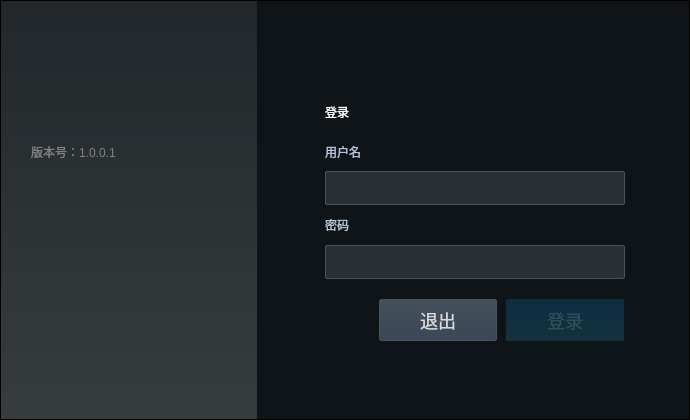
<?xml version="1.0" encoding="UTF-8"?>
<ui version="4.0">
 <class>CArmLoginWidget</class>
 <widget class="QFrame" name="CArmLoginWidget">
  <property name="geometry">
   <rect>
    <x>0</x>
    <y>0</y>
    <width>690</width>
    <height>420</height>
   </rect>
  </property>
  <property name="minimumSize">
   <size>
    <width>690</width>
    <height>420</height>
   </size>
  </property>
  <property name="maximumSize">
   <size>
    <width>690</width>
    <height>420</height>
   </size>
  </property>
  <property name="windowTitle">
   <string>Frame</string>
  </property>
  <property name="styleSheet">
   <string notr="true">QFrame
{
background-color: qlineargradient(spread:pad, x1:0, y1:0, x2:0, y2:1, stop:0 #21272A, stop:1 #373C3F);
}
</string>
  </property>
  <property name="frameShape">
   <enum>QFrame::StyledPanel</enum>
  </property>
  <property name="frameShadow">
   <enum>QFrame::Raised</enum>
  </property>
  <layout class="QHBoxLayout" name="horizontalLayout">
   <property name="spacing">
    <number>0</number>
   </property>
   <property name="leftMargin">
    <number>0</number>
   </property>
   <property name="topMargin">
    <number>0</number>
   </property>
   <property name="rightMargin">
    <number>0</number>
   </property>
   <property name="bottomMargin">
    <number>0</number>
   </property>
   <item>
    <widget class="QWidget" name="leftWidget" native="true">
     <property name="minimumSize">
      <size>
       <width>256</width>
       <height>420</height>
      </size>
     </property>
     <property name="maximumSize">
      <size>
       <width>256</width>
       <height>420</height>
      </size>
     </property>
     <property name="styleSheet">
      <string notr="true"/>
     </property>
     <layout class="QVBoxLayout" name="verticalLayout">
      <property name="spacing">
       <number>0</number>
      </property>
      <property name="leftMargin">
       <number>0</number>
      </property>
      <property name="topMargin">
       <number>0</number>
      </property>
      <property name="rightMargin">
       <number>0</number>
      </property>
      <property name="bottomMargin">
       <number>0</number>
      </property>
      <item>
       <spacer name="verticalSpacer">
        <property name="orientation">
         <enum>Qt::Vertical</enum>
        </property>
        <property name="sizeType">
         <enum>QSizePolicy::Fixed</enum>
        </property>
        <property name="sizeHint" stdset="0">
         <size>
          <width>20</width>
          <height>28</height>
         </size>
        </property>
       </spacer>
      </item>
      <item>
       <widget class="QWidget" name="horizontalWidget" native="true">
        <property name="minimumSize">
         <size>
          <width>0</width>
          <height>17</height>
         </size>
        </property>
        <property name="maximumSize">
         <size>
          <width>16777215</width>
          <height>17</height>
         </size>
        </property>
        <layout class="QHBoxLayout" name="horizontalLayout_2">
         <property name="spacing">
          <number>0</number>
         </property>
         <property name="leftMargin">
          <number>0</number>
         </property>
         <property name="topMargin">
          <number>0</number>
         </property>
         <property name="rightMargin">
          <number>0</number>
         </property>
         <property name="bottomMargin">
          <number>0</number>
         </property>
         <item>
          <spacer name="horizontalSpacer_2">
           <property name="orientation">
            <enum>Qt::Horizontal</enum>
           </property>
           <property name="sizeType">
            <enum>QSizePolicy::Fixed</enum>
           </property>
           <property name="sizeHint" stdset="0">
            <size>
             <width>30</width>
             <height>20</height>
            </size>
           </property>
          </spacer>
         </item>
         <item>
          <widget class="QLabel" name="uegLabel">
           <property name="minimumSize">
            <size>
             <width>54</width>
             <height>17</height>
            </size>
           </property>
           <property name="maximumSize">
            <size>
             <width>54</width>
             <height>17</height>
            </size>
           </property>
           <property name="styleSheet">
            <string notr="true">QLabel
{
background-image: url(:/CArmWorkStation/ImageSource/Login/Logo.png);
background-position:center left;
background-repeat: no-repeat;
background-color: transparent;
}</string>
           </property>
           <property name="text">
            <string/>
           </property>
           <property name="alignment">
            <set>Qt::AlignLeading|Qt::AlignLeft|Qt::AlignVCenter</set>
           </property>
           <property name="indent">
            <number>-1</number>
           </property>
          </widget>
         </item>
         <item>
          <spacer name="horizontalSpacer">
           <property name="orientation">
            <enum>Qt::Horizontal</enum>
           </property>
           <property name="sizeHint" stdset="0">
            <size>
             <width>40</width>
             <height>20</height>
            </size>
           </property>
          </spacer>
         </item>
        </layout>
       </widget>
      </item>
      <item>
       <spacer name="verticalSpacer_2">
        <property name="orientation">
         <enum>Qt::Vertical</enum>
        </property>
        <property name="sizeType">
         <enum>QSizePolicy::Fixed</enum>
        </property>
        <property name="sizeHint" stdset="0">
         <size>
          <width>20</width>
          <height>13</height>
         </size>
        </property>
       </spacer>
      </item>
      <item>
       <layout class="QHBoxLayout" name="horizontalLayout_3">
        <property name="spacing">
         <number>0</number>
        </property>
        <item>
         <spacer name="horizontalSpacer_3">
          <property name="orientation">
           <enum>Qt::Horizontal</enum>
          </property>
          <property name="sizeType">
           <enum>QSizePolicy::Fixed</enum>
          </property>
          <property name="sizeHint" stdset="0">
           <size>
            <width>30</width>
            <height>20</height>
           </size>
          </property>
         </spacer>
        </item>
        <item>
         <widget class="QLabel" name="uegLabel_3">
          <property name="minimumSize">
           <size>
            <width>182</width>
            <height>17</height>
           </size>
          </property>
          <property name="maximumSize">
           <size>
            <width>182</width>
            <height>58</height>
           </size>
          </property>
          <property name="sizeIncrement">
           <size>
            <width>182</width>
            <height>58</height>
           </size>
          </property>
          <property name="styleSheet">
           <string notr="true">QLabel
{
background-image: url(:/CArmWorkStation/ImageSource/Login/C-Arm .png);
background-position:center left;
background-repeat: no-repeat;
background-color: transparent;
}</string>
          </property>
          <property name="text">
           <string/>
          </property>
          <property name="alignment">
           <set>Qt::AlignLeading|Qt::AlignLeft|Qt::AlignVCenter</set>
          </property>
          <property name="indent">
           <number>-1</number>
          </property>
         </widget>
        </item>
        <item>
         <spacer name="horizontalSpacer_4">
          <property name="orientation">
           <enum>Qt::Horizontal</enum>
          </property>
          <property name="sizeHint" stdset="0">
           <size>
            <width>40</width>
            <height>20</height>
           </size>
          </property>
         </spacer>
        </item>
       </layout>
      </item>
      <item>
       <widget class="QWidget" name="horizontalWidget_2" native="true">
        <property name="minimumSize">
         <size>
          <width>0</width>
          <height>17</height>
         </size>
        </property>
        <property name="maximumSize">
         <size>
          <width>16777215</width>
          <height>58</height>
         </size>
        </property>
        <layout class="QHBoxLayout" name="horizontalLayout_4">
         <property name="spacing">
          <number>0</number>
         </property>
         <property name="leftMargin">
          <number>0</number>
         </property>
         <property name="topMargin">
          <number>0</number>
         </property>
         <property name="rightMargin">
          <number>0</number>
         </property>
         <property name="bottomMargin">
          <number>0</number>
         </property>
         <item>
          <spacer name="horizontalSpacer_5">
           <property name="orientation">
            <enum>Qt::Horizontal</enum>
           </property>
           <property name="sizeType">
            <enum>QSizePolicy::Fixed</enum>
           </property>
           <property name="sizeHint" stdset="0">
            <size>
             <width>30</width>
             <height>20</height>
            </size>
           </property>
          </spacer>
         </item>
         <item>
          <spacer name="horizontalSpacer_6">
           <property name="orientation">
            <enum>Qt::Horizontal</enum>
           </property>
           <property name="sizeHint" stdset="0">
            <size>
             <width>40</width>
             <height>20</height>
            </size>
           </property>
          </spacer>
         </item>
        </layout>
       </widget>
      </item>
      <item>
       <widget class="QWidget" name="horizontalWidget_3" native="true">
        <property name="minimumSize">
         <size>
          <width>0</width>
          <height>17</height>
         </size>
        </property>
        <property name="maximumSize">
         <size>
          <width>16777215</width>
          <height>58</height>
         </size>
        </property>
        <layout class="QHBoxLayout" name="horizontalLayout_5">
         <property name="spacing">
          <number>0</number>
         </property>
         <property name="leftMargin">
          <number>0</number>
         </property>
         <property name="topMargin">
          <number>0</number>
         </property>
         <property name="rightMargin">
          <number>0</number>
         </property>
         <property name="bottomMargin">
          <number>0</number>
         </property>
         <item>
          <spacer name="horizontalSpacer_7">
           <property name="orientation">
            <enum>Qt::Horizontal</enum>
           </property>
           <property name="sizeType">
            <enum>QSizePolicy::Fixed</enum>
           </property>
           <property name="sizeHint" stdset="0">
            <size>
             <width>30</width>
             <height>20</height>
            </size>
           </property>
          </spacer>
         </item>
         <item>
          <widget class="QLabel" name="label_5">
           <property name="styleSheet">
            <string notr="true">QLabel
{
background-color: transparent;
font: 14px &quot;Microsoft YaHei&quot;;
color:rgba(255,255,255,0.4);
border:0px;
}</string>
           </property>
           <property name="text">
            <string>版本号：1.0.0.1</string>
           </property>
          </widget>
         </item>
         <item>
          <spacer name="horizontalSpacer_8">
           <property name="orientation">
            <enum>Qt::Horizontal</enum>
           </property>
           <property name="sizeHint" stdset="0">
            <size>
             <width>40</width>
             <height>20</height>
            </size>
           </property>
          </spacer>
         </item>
        </layout>
       </widget>
      </item>
      <item>
       <widget class="QLabel" name="label_4">
        <property name="minimumSize">
         <size>
          <width>256</width>
          <height>251</height>
         </size>
        </property>
        <property name="maximumSize">
         <size>
          <width>256</width>
          <height>251</height>
         </size>
        </property>
        <property name="styleSheet">
         <string notr="true">QLabel
{
background-image: url(:/CArmWorkStation/ImageSource/Login/machine.png);
background-position:center left;
background-repeat: no-repeat;
background-color: transparent;
}
</string>
        </property>
        <property name="text">
         <string/>
        </property>
       </widget>
      </item>
     </layout>
    </widget>
   </item>
   <item>
    <widget class="QWidget" name="rightWidget_2" native="true">
     <property name="styleSheet">
      <string notr="true">background-color: #0E1417;</string>
     </property>
     <layout class="QVBoxLayout" name="rightWidget">
      <property name="spacing">
       <number>0</number>
      </property>
      <property name="leftMargin">
       <number>68</number>
      </property>
      <property name="topMargin">
       <number>0</number>
      </property>
      <property name="rightMargin">
       <number>66</number>
      </property>
      <property name="bottomMargin">
       <number>0</number>
      </property>
      <item>
       <spacer name="verticalSpacer_5">
        <property name="orientation">
         <enum>Qt::Vertical</enum>
        </property>
        <property name="sizeType">
         <enum>QSizePolicy::Fixed</enum>
        </property>
        <property name="sizeHint" stdset="0">
         <size>
          <width>20</width>
          <height>91</height>
         </size>
        </property>
       </spacer>
      </item>
      <item>
       <widget class="QLabel" name="label_6">
        <property name="styleSheet">
         <string notr="true">QLabel
{
background-color: transparent;
font: 24px &quot;Microsoft YaHei&quot;;
color:rgb(255,255,255);
border:0px;
}</string>
        </property>
        <property name="text">
         <string>登录</string>
        </property>
       </widget>
      </item>
      <item>
       <widget class="QLabel" name="label_7">
        <property name="styleSheet">
         <string notr="true">QLabel
{
background-color: transparent;
font: 16px &quot;Microsoft YaHei&quot;;
color:#B4C4D9;
border:0px;
}</string>
        </property>
        <property name="text">
         <string>用户名</string>
        </property>
       </widget>
      </item>
      <item>
       <widget class="QLineEdit" name="nameEdit">
        <property name="minimumSize">
         <size>
          <width>300</width>
          <height>34</height>
         </size>
        </property>
        <property name="maximumSize">
         <size>
          <width>300</width>
          <height>34</height>
         </size>
        </property>
        <property name="styleSheet">
         <string notr="true">QLineEdit
{
border: 1px solid #4a525a;
border-radius:2px;
background:#282f35;
color:#e1e8f1;
font:normal 14px  Microsoft YaHei;
}
QLineEdit:focus
{
border:3px solid #9dadc1;
border-radius:6px
}</string>
        </property>
       </widget>
      </item>
      <item>
       <widget class="QLabel" name="label_8">
        <property name="styleSheet">
         <string notr="true">QLabel
{
background-color: transparent;
font: 16px &quot;Microsoft YaHei&quot;;
color:#B4C4D9;
border:0px;
}</string>
        </property>
        <property name="text">
         <string>密码</string>
        </property>
       </widget>
      </item>
      <item>
       <widget class="QLineEdit" name="pwdEdit">
        <property name="minimumSize">
         <size>
          <width>300</width>
          <height>34</height>
         </size>
        </property>
        <property name="maximumSize">
         <size>
          <width>300</width>
          <height>34</height>
         </size>
        </property>
        <property name="styleSheet">
         <string notr="true">QLineEdit
{
border: 1px solid #4a525a;
border-radius:2px;
background:#282f35;
color:#e1e8f1;
font:normal 14px  Microsoft YaHei;
}
QLineEdit:focus
{
border:3px solid #9dadc1;
border-radius:6px
}</string>
        </property>
        <property name="echoMode">
         <enum>QLineEdit::Password</enum>
        </property>
       </widget>
      </item>
      <item>
       <spacer name="verticalSpacer_4">
        <property name="orientation">
         <enum>Qt::Vertical</enum>
        </property>
        <property name="sizeType">
         <enum>QSizePolicy::Fixed</enum>
        </property>
        <property name="sizeHint" stdset="0">
         <size>
          <width>20</width>
          <height>20</height>
         </size>
        </property>
       </spacer>
      </item>
      <item>
       <layout class="QHBoxLayout" name="horizontalLayout_6">
        <property name="spacing">
         <number>0</number>
        </property>
        <item>
         <spacer name="horizontalSpacer_9">
          <property name="orientation">
           <enum>Qt::Horizontal</enum>
          </property>
          <property name="sizeType">
           <enum>QSizePolicy::Fixed</enum>
          </property>
          <property name="sizeHint" stdset="0">
           <size>
            <width>54</width>
            <height>20</height>
           </size>
          </property>
         </spacer>
        </item>
        <item>
         <widget class="QPushButton" name="exitBtn">
          <property name="minimumSize">
           <size>
            <width>118</width>
            <height>42</height>
           </size>
          </property>
          <property name="maximumSize">
           <size>
            <width>118</width>
            <height>42</height>
           </size>
          </property>
          <property name="styleSheet">
           <string notr="true">QPushButton{
background:qlineargradient(x1: 0, y1: 0, x2: 0, y2: 1,stop: 0 #45505C,stop: 1.0 #3A4756);
border:1px solid rgb(74, 82, 90);
border-radius:2px;
color:rgba(255,255,255,0.8);
font: normal 18px  Microsoft YaHei;
}

QPushButton:hover{
color:#ffffff;
}

QPushButton:pressed
{
background-color:#22272C;
color: #AAB3C1;
}

QPushButton:disabled
{
background:qlineargradient(x1: 0, y1: 0, x2: 0, y2: 1,stop: 0 rgba(5,146,252,50),stop: 1.0 rgba(43,174,213,50));
border:1px solid rgb(74, 82, 90, 50);
color:rgb(189, 205, 221, 50);;
}</string>
          </property>
          <property name="text">
           <string>退出</string>
          </property>
         </widget>
        </item>
        <item>
         <spacer name="horizontalSpacer_10">
          <property name="orientation">
           <enum>Qt::Horizontal</enum>
          </property>
          <property name="sizeType">
           <enum>QSizePolicy::Fixed</enum>
          </property>
          <property name="sizeHint" stdset="0">
           <size>
            <width>10</width>
            <height>20</height>
           </size>
          </property>
         </spacer>
        </item>
        <item>
         <widget class="QPushButton" name="submitBtn">
          <property name="enabled">
           <bool>false</bool>
          </property>
          <property name="minimumSize">
           <size>
            <width>118</width>
            <height>42</height>
           </size>
          </property>
          <property name="maximumSize">
           <size>
            <width>118</width>
            <height>42</height>
           </size>
          </property>
          <property name="styleSheet">
           <string notr="true">QPushButton{
background:qlineargradient(x1: 0, y1: 0, x2: 0, y2: 1,stop: 0 rgba(5,146,252,1),stop: 1.0 rgba(43,174,213,1));
border:1px solid rgb(74, 82, 90);
border-radius:2px;
color:rgba(255,255,255,0.8);
font: normal 18px  Microsoft YaHei;
}

QPushButton:hover
{
color:#ffffff;
}

QPushButton:pressed
{
background-color:#22272C;
color: #AAB3C1;
}

QPushButton:disabled
{
background:qlineargradient(x1: 0, y1: 0, x2: 0, y2: 1,stop: 0 rgba(5,146,252,50),stop: 1.0 rgba(43,174,213,50));
border:1px solid rgb(74, 82, 90, 50);
color:rgb(189, 205, 221, 50);;
}</string>
          </property>
          <property name="text">
           <string>登录</string>
          </property>
         </widget>
        </item>
       </layout>
      </item>
      <item>
       <spacer name="verticalSpacer_6">
        <property name="orientation">
         <enum>Qt::Vertical</enum>
        </property>
        <property name="sizeType">
         <enum>QSizePolicy::Fixed</enum>
        </property>
        <property name="sizeHint" stdset="0">
         <size>
          <width>20</width>
          <height>20</height>
         </size>
        </property>
       </spacer>
      </item>
      <item>
       <widget class="QLabel" name="warningLab">
        <property name="minimumSize">
         <size>
          <width>0</width>
          <height>20</height>
         </size>
        </property>
        <property name="maximumSize">
         <size>
          <width>16777215</width>
          <height>20</height>
         </size>
        </property>
        <property name="styleSheet">
         <string notr="true">QLabel
{
background-color: transparent;
font: 14px &quot;Microsoft YaHei&quot;;
color: #ff0000;
border:0px;
}</string>
        </property>
        <property name="text">
         <string/>
        </property>
        <property name="alignment">
         <set>Qt::AlignCenter</set>
        </property>
       </widget>
      </item>
      <item>
       <spacer name="verticalSpacer_3">
        <property name="orientation">
         <enum>Qt::Vertical</enum>
        </property>
        <property name="sizeType">
         <enum>QSizePolicy::Fixed</enum>
        </property>
        <property name="sizeHint" stdset="0">
         <size>
          <width>20</width>
          <height>38</height>
         </size>
        </property>
       </spacer>
      </item>
     </layout>
    </widget>
   </item>
  </layout>
 </widget>
 <resources>
  <include location="../CArmWorkStation.qrc"/>
 </resources>
 <connections/>
</ui>
